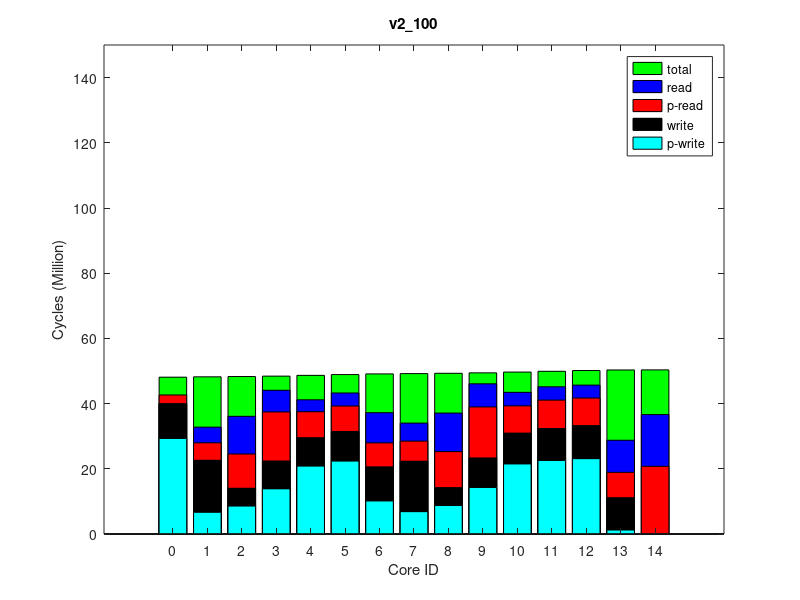

The MATLAB script that drew this image:
times(1, :, :) = [
2645584, 49279613, 0
5350040, 49395428, 0
10517350, 49486380, 0
15051409, 49610348, 0
7962850, 49852943, 0
7806732, 50102040, 0
7346515, 50316048, 0
6158164, 50408367, 0
11044118, 50508706, 0
15640602, 50645132, 0
8356115, 50890447, 0
8713567, 51138704, 0
8454103, 51376617, 0
7769239, 51555501, 0
20095145, 51580146, 0
];
times(2, :, :) = [
2645584, 49088165, 0
5352216, 49203153, 0
10516664, 49293999, 0
15053669, 49417302, 0
7964612, 49658514, 0
7805622, 49906078, 0
7345231, 50118637, 0
6157428, 50210983, 0
11044101, 50310551, 0
15642763, 50446409, 0
8362089, 50690194, 0
8717306, 50936984, 0
8454606, 51174147, 0
7769113, 51351701, 0
20830142, 51376343, 0
];
times(3, :, :) = [
2645584, 49087759, 0
5352519, 49202715, 0
10517170, 49293657, 0
15053675, 49416916, 0
7962718, 49658142, 0
7805584, 49905762, 0
7345064, 50118233, 0
6157935, 50210629, 0
11044894, 50310167, 0
15642584, 50446013, 0
8362554, 50689800, 0
8717656, 50936591, 0
8454763, 51173770, 0
7768955, 51351336, 0
20829790, 51375983, 0
];
times(4, :, :) = [
2645584, 49088170, 0
5352365, 49203119, 0
10517557, 49294042, 0
15054095, 49417377, 0
7965426, 49658505, 0
7805698, 49906096, 0
7347281, 50118536, 0
6159722, 50210936, 0
11044118, 50310540, 0
15642859, 50446387, 0
8362515, 50690191, 0
8717424, 50936942, 0
8454854, 51174123, 0
7769008, 51351687, 0
20830142, 51376326, 0
];
times(5, :, :) = [
2645584, 49088083, 0
5352770, 49203102, 0
10516596, 49293997, 0
15053514, 49417285, 0
7964492, 49658543, 0
7805341, 49906085, 0
7347724, 50118566, 0
6160235, 50210934, 0
11044685, 50310503, 0
15642562, 50446344, 0
8362542, 50690138, 0
8717493, 50936889, 0
8454592, 51174092, 0
7769071, 51351672, 0
20830144, 51376303, 0
];
times(6, :, :) = [
2645584, 49087792, 0
5352511, 49202787, 0
10517896, 49293719, 0
15054456, 49416939, 0
7964987, 49658203, 0
7805617, 49905775, 0
7349689, 50118266, 0
6161464, 50210660, 0
11044506, 50310236, 0
15642485, 50446083, 0
8362624, 50689889, 0
8717484, 50936654, 0
8454455, 51173842, 0
7768980, 51351431, 0
20829896, 51376069, 0
];
times(7, :, :) = [
2645584, 49087843, 0
5351755, 49202806, 0
10517062, 49293725, 0
15053546, 49416946, 0
7965283, 49658220, 0
7807669, 49905817, 0
7346313, 50118293, 0
6158457, 50210635, 0
11044589, 50310243, 0
15642250, 50446111, 0
8363059, 50689928, 0
8717416, 50936687, 0
8454424, 51173873, 0
7768909, 51351422, 0
20829957, 51376065, 0
];
times(8, :, :) = [
2645584, 49088251, 0
5352443, 49203234, 0
10517316, 49294163, 0
15053858, 49417405, 0
7964539, 49658624, 0
7805441, 49906134, 0
7347339, 50118667, 0
6158870, 50211092, 0
11043932, 50310686, 0
15642671, 50446567, 0
8362190, 50690402, 0
8717518, 50937164, 0
8454704, 51174348, 0
7769043, 51351920, 0
20830383, 51376574, 0
];
times(9, :, :) = [
2645584, 49087811, 0
5353091, 49202758, 0
10517387, 49293684, 0
15053705, 49416974, 0
7964807, 49656545, 0
7805099, 49905803, 0
7343436, 50118285, 0
6156680, 50210691, 0
11044742, 50310287, 0
15642300, 50446100, 0
8362560, 50689937, 0
8717603, 50936694, 0
8454365, 51173889, 0
7769048, 51351474, 0
20829948, 51376127, 0
];
times(10, :, :) = [
2645584, 49088276, 0
5352559, 49203303, 0
10516870, 49294167, 0
15053335, 49417396, 0
7964039, 49658685, 0
7805377, 49906246, 0
7345399, 50118731, 0
6157880, 50211125, 0
11044230, 50310677, 0
15642332, 50446568, 0
8362866, 50690404, 0
8717645, 50937194, 0
8454860, 51174361, 0
7769135, 51351930, 0
20830414, 51376569, 0
];
ave_times = round(squeeze(mean(times)));
format long g, ave_times
std_times = round(squeeze(std(times)));
format long g, std_times
polling_read_times = ave_times;
times(1, :, :) = [
29478254, 48297271, 0
6828153, 48410690, 0
8756375, 48500191, 0
14051432, 48621328, 0
21013173, 48858613, 0
22540334, 49101805, 0
10313880, 49311057, 0
7031803, 49401579, 0
8925524, 49499560, 0
14460633, 49633421, 0
21677125, 49872982, 0
22739421, 50115724, 0
23293885, 50349192, 0
1406249, 50523911, 0
0, 50547504, 0
];
times(2, :, :) = [
29285402, 48105014, 0
6634973, 48217641, 0
8557623, 48307226, 0
13842448, 48427609, 0
20808447, 48663572, 0
22341624, 48905268, 0
10117329, 49113020, 0
6832833, 49203534, 0
8721402, 49300786, 0
14252846, 49434012, 0
21469758, 49672096, 0
22532978, 49913339, 0
23089255, 50146064, 0
1198412, 50319456, 0
0, 50343084, 0
];
times(3, :, :) = [
29284839, 48104314, 0
6631886, 48216942, 0
8554334, 48306439, 0
13843330, 48426852, 0
20810088, 48662760, 0
22340915, 48904460, 0
10117100, 49112204, 0
6832343, 49202798, 0
8720673, 49300029, 0
14252199, 49433218, 0
21469659, 49671313, 0
22532828, 49912569, 0
23089525, 50145308, 0
1198412, 50318713, 0
0, 50342339, 0
];
times(4, :, :) = [
29285452, 48104788, 0
6627354, 48217402, 0
8549839, 48306891, 0
13841531, 48427382, 0
20800645, 48663217, 0
22337816, 48904959, 0
10116624, 49112653, 0
6832288, 49203200, 0
8720780, 49300425, 0
14252703, 49433676, 0
21469795, 49671772, 0
22532853, 49912986, 0
23089117, 50145707, 0
1198412, 50319072, 0
0, 50342686, 0
];
times(5, :, :) = [
29284190, 48104205, 0
6630470, 48216797, 0
8552705, 48306302, 0
13840839, 48426712, 0
20801343, 48662679, 0
22338832, 48904366, 0
10116700, 49112073, 0
6832286, 49202606, 0
8720793, 49299842, 0
14252167, 49433057, 0
21469777, 49671163, 0
22533233, 49912387, 0
23089726, 50145146, 0
1198412, 50318530, 0
0, 50342140, 0
];
times(6, :, :) = [
29284581, 48104529, 0
6631453, 48217198, 0
8553515, 48306682, 0
13841626, 48427129, 0
20807701, 48662974, 0
22342492, 48904705, 0
10116992, 49112485, 0
6832655, 49203031, 0
8720867, 49300257, 0
14251581, 49433469, 0
21469036, 49671622, 0
22532837, 49912869, 0
23089232, 50145594, 0
1198412, 50318983, 0
0, 50342590, 0
];
times(7, :, :) = [
29284141, 48103972, 0
6628280, 48216602, 0
8550837, 48306088, 0
13841446, 48426481, 0
20805264, 48662358, 0
22342878, 48904104, 0
10116766, 49111811, 0
6832456, 49202368, 0
8720770, 49299596, 0
14252560, 49432804, 0
21469642, 49670917, 0
22532849, 49912149, 0
23089296, 50144895, 0
1198412, 50318292, 0
0, 50341904, 0
];
times(8, :, :) = [
29284895, 48104986, 0
6632779, 48217572, 0
8554737, 48307214, 0
13841225, 48427583, 0
20803775, 48663420, 0
22341102, 48905223, 0
10116810, 49112956, 0
6832708, 49203476, 0
8721358, 49300742, 0
14253060, 49433961, 0
21469827, 49672107, 0
22532781, 49913327, 0
23089161, 50146101, 0
1198412, 50319493, 0
0, 50343110, 0
];
times(9, :, :) = [
29285008, 48104962, 0
6629063, 48217648, 0
8551566, 48307235, 0
13842594, 48427609, 0
20810782, 48663502, 0
22341192, 48905274, 0
10116883, 49113013, 0
6832030, 49203556, 0
8720000, 49300837, 0
14250846, 49434053, 0
21468598, 49672213, 0
22532755, 49913443, 0
23089630, 50146190, 0
1198413, 50319576, 0
0, 50343203, 0
];
times(10, :, :) = [
29284192, 48103710, 0
6628200, 48216384, 0
8550087, 48305953, 0
13838891, 48426372, 0
20804192, 48662266, 0
22343035, 48904028, 0
10116040, 49111748, 0
6831793, 49202315, 0
8720338, 49299504, 0
14251871, 49432646, 0
21468737, 49670795, 0
22532355, 49912042, 0
23088721, 50144791, 0
1198412, 50318181, 0
0, 50341798, 0
];
ave_times = round(squeeze(mean(times)));
format long g, ave_times
std_times = round(squeeze(std(times)));
format long g, std_times
polling_write_times = ave_times;
times(1, :, :) = [
0, 66210048, 0
10161465, 66371246, 64000
22070654, 66482951, 128000
21696858, 66656375, 64000
11630548, 66988768, 64000
11804796, 67335449, 64000
16608322, 67629805, 128000
11683329, 67750481, 64000
22856910, 67888983, 128000
22738154, 68074091, 64000
12502728, 68414147, 64000
12813194, 68757599, 64000
12417594, 69071234, 64000
17614965, 69325870, 128000
35974171, 69369887, 250000
];
times(2, :, :) = [
0, 66021873, 0
10157266, 66182300, 64000
22069684, 66294010, 128000
21701001, 66466731, 64000
11631866, 66797657, 64000
11804946, 67142953, 64000
16608014, 67435780, 128000
11688845, 67556453, 64000
22862632, 67694178, 128000
22743028, 67878680, 64000
12509054, 68217289, 64000
12814995, 68559300, 64000
12418587, 68872205, 64000
17614695, 69125542, 128000
36709444, 69169547, 250000
];
times(3, :, :) = [
0, 66021815, 0
10157360, 66182261, 64000
22070434, 66294071, 128000
21701810, 66466697, 64000
11632110, 66797620, 64000
11805188, 67142892, 64000
16608057, 67435791, 128000
11688481, 67556468, 64000
22861929, 67694228, 128000
22743393, 67878679, 64000
12509494, 68217269, 64000
12815092, 68559266, 64000
12418347, 68872174, 64000
17614639, 69125531, 128000
36709460, 69169544, 250000
];
times(4, :, :) = [
0, 66022284, 0
10157492, 66182648, 64000
22070492, 66294423, 128000
21701018, 66467122, 64000
11632166, 66797986, 64000
11805724, 67143277, 64000
16608113, 67436210, 128000
11689280, 67556856, 64000
22861826, 67694587, 128000
22743154, 67879114, 64000
12509018, 68217718, 64000
12815122, 68559663, 64000
12418509, 68872562, 64000
17614757, 69125914, 128000
36709725, 69169918, 250000
];
times(5, :, :) = [
0, 66022237, 0
10157448, 66182650, 64000
22070602, 66294318, 128000
21701711, 66467096, 64000
11632038, 66797942, 64000
11805948, 67143256, 64000
16607748, 67436103, 128000
11689000, 67556835, 64000
22861400, 67694588, 128000
22743455, 67879027, 64000
12508308, 68217640, 64000
12815155, 68559639, 64000
12418503, 68872574, 64000
17614886, 69125924, 128000
36709713, 69169939, 250000
];
times(6, :, :) = [
0, 66022074, 0
10157506, 66182493, 64000
22071344, 66294269, 128000
21701873, 66466929, 64000
11633116, 66797749, 64000
11805546, 67143117, 64000
16608197, 67435937, 128000
11688617, 67556643, 64000
22861921, 67694349, 128000
22743465, 67878905, 64000
12508740, 68217478, 64000
12815468, 68559473, 64000
12418706, 68872424, 64000
17614842, 69125767, 128000
36709705, 69169777, 250000
];
times(7, :, :) = [
0, 66022038, 0
10157403, 66182450, 64000
22069806, 66294224, 128000
21700730, 66466921, 64000
11632094, 66797924, 64000
11805509, 67143155, 64000
16607940, 67436010, 128000
11689075, 67556703, 64000
22862337, 67694428, 128000
22743520, 67878943, 64000
12509137, 68217548, 64000
12815431, 68559532, 64000
12418645, 68872466, 64000
17614971, 69125821, 128000
36709613, 69169829, 250000
];
times(8, :, :) = [
0, 66022229, 0
10157882, 66182638, 64000
22070046, 66294331, 128000
21701177, 66467016, 64000
11631393, 66797948, 64000
11805335, 67143178, 64000
16607991, 67436079, 128000
11689175, 67556828, 64000
22862434, 67694517, 128000
22743564, 67879053, 64000
12509107, 68217641, 64000
12815194, 68559622, 64000
12418100, 68872524, 64000
17615051, 69125875, 128000
36709676, 69169875, 250000
];
times(9, :, :) = [
0, 66021989, 0
10157054, 66182372, 64000
22069728, 66294114, 128000
21701268, 66466839, 64000
11632274, 66797762, 64000
11805926, 67142975, 64000
16607988, 67435928, 128000
11688817, 67556610, 64000
22862222, 67694365, 128000
22743399, 67878880, 64000
12508504, 68217486, 64000
12815340, 68559481, 64000
12418433, 68872390, 64000
17614727, 69125724, 128000
36709622, 69169741, 250000
];
times(10, :, :) = [
0, 66022311, 0
10156868, 66182732, 64000
22069623, 66294434, 128000
21700613, 66467132, 64000
11632228, 66798054, 64000
11805997, 67143263, 64000
16607994, 67436082, 128000
11688980, 67556796, 64000
22861771, 67694563, 128000
22743164, 67879062, 64000
12508991, 68217644, 64000
12815375, 68559663, 64000
12418108, 68872546, 64000
17614889, 69125898, 128000
36709807, 69169904, 250000
];
ave_times = round(squeeze(mean(times)));
format long g, ave_times
std_times = round(squeeze(std(times)));
format long g, std_times
read_times = ave_times;
times(1, :, :) = [
0, 48276605, 0
0, 48389882, 0
0, 48479408, 0
0, 48600543, 0
0, 48837742, 0
0, 49080720, 0
0, 49289857, 0
0, 49380329, 0
0, 49478214, 0
0, 49611896, 0
0, 49851324, 0
0, 50094092, 0
0, 50327626, 0
0, 50502134, 0
0, 50525773, 0
];
times(2, :, :) = [
0, 48085489, 0
0, 48198025, 0
0, 48287571, 0
0, 48407961, 0
0, 48643858, 0
0, 48885343, 0
0, 49092896, 0
0, 49183444, 0
0, 49280587, 0
0, 49413606, 0
0, 49651562, 0
0, 49892837, 0
0, 50125657, 0
0, 50298866, 0
0, 50322491, 0
];
times(3, :, :) = [
0, 48085505, 0
0, 48198040, 0
0, 48287606, 0
0, 48408012, 0
0, 48643881, 0
0, 48885429, 0
0, 49093008, 0
0, 49183531, 0
0, 49280658, 0
0, 49413717, 0
0, 49651634, 0
0, 49892927, 0
0, 50125744, 0
0, 50298971, 0
0, 50322596, 0
];
times(4, :, :) = [
0, 48084721, 0
0, 48197340, 0
0, 48286736, 0
0, 48407129, 0
0, 48643013, 0
0, 48884572, 0
0, 49092189, 0
0, 49182625, 0
0, 49279784, 0
0, 49412790, 0
0, 49650692, 0
0, 49892015, 0
0, 50124785, 0
0, 50298000, 0
0, 50321632, 0
];
times(5, :, :) = [
0, 48086286, 0
0, 48198913, 0
0, 48288393, 0
0, 48408859, 0
0, 48644713, 0
0, 48886286, 0
0, 49093832, 0
0, 49184338, 0
0, 49281497, 0
0, 49414539, 0
0, 49652522, 0
0, 49893815, 0
0, 50126629, 0
0, 50299855, 0
0, 50323483, 0
];
times(6, :, :) = [
0, 48085491, 0
0, 48198045, 0
0, 48287435, 0
0, 48407867, 0
0, 48643679, 0
0, 48885228, 0
0, 49092839, 0
0, 49183386, 0
0, 49280512, 0
0, 49413537, 0
0, 49651455, 0
0, 49892721, 0
0, 50125527, 0
0, 50298739, 0
0, 50322352, 0
];
times(7, :, :) = [
0, 48086124, 0
0, 48198687, 0
0, 48288103, 0
0, 48408535, 0
0, 48644356, 0
0, 48885963, 0
0, 49093528, 0
0, 49184102, 0
0, 49281217, 0
0, 49414288, 0
0, 49652242, 0
0, 49893544, 0
0, 50126358, 0
0, 50299566, 0
0, 50323197, 0
];
times(8, :, :) = [
0, 48085859, 0
0, 48198580, 0
0, 48287885, 0
0, 48408340, 0
0, 48644120, 0
0, 48885760, 0
0, 49093314, 0
0, 49183840, 0
0, 49280971, 0
0, 49413985, 0
0, 49651917, 0
0, 49893239, 0
0, 50126046, 0
0, 50299243, 0
0, 50322862, 0
];
times(9, :, :) = [
0, 48085793, 0
0, 48198356, 0
0, 48287908, 0
0, 48408229, 0
0, 48644138, 0
0, 48885670, 0
0, 49093293, 0
0, 49183779, 0
0, 49280940, 0
0, 49413985, 0
0, 49651917, 0
0, 49893242, 0
0, 50126066, 0
0, 50299277, 0
0, 50322907, 0
];
times(10, :, :) = [
0, 48084786, 0
0, 48197450, 0
0, 48286765, 0
0, 48407203, 0
0, 48643076, 0
0, 48884598, 0
0, 49092219, 0
0, 49182741, 0
0, 49279846, 0
0, 49412926, 0
0, 49650865, 0
0, 49892184, 0
0, 50124976, 0
0, 50298201, 0
0, 50321835, 0
];
ave_times = round(squeeze(mean(times)));
format long g, ave_times
std_times = round(squeeze(std(times)));
format long g, std_times
total_times = ave_times;
times(1, :, :) = [
40185693, 53242400, 64000
22696231, 53353877, 128000
14129214, 53457579, 64000
22586437, 53576762, 64000
29863997, 53826596, 64000
31671918, 54079800, 64000
20792221, 54286437, 64000
22487798, 54376373, 128000
14334134, 54477916, 64000
23488090, 54621491, 64000
31197314, 54868456, 64000
32588772, 55118527, 64000
33454611, 55364883, 64000
11357121, 55553540, 64000
0, 55577142, 0
];
times(2, :, :) = [
39982341, 53039066, 64000
22609733, 53156114, 128000
14020781, 53252551, 64000
22369032, 53378693, 64000
29507040, 53624492, 64000
31448155, 53867236, 64000
20589102, 54083960, 64000
22310242, 54169729, 128000
14234511, 54272225, 64000
23329134, 54413736, 64000
30914420, 54659652, 64000
32318035, 54908596, 64000
33225663, 55154157, 64000
11120050, 55342005, 64000
0, 55365626, 0
];
times(3, :, :) = [
39981598, 53038323, 64000
22603785, 53155877, 128000
14010600, 53252377, 64000
22358094, 53378800, 64000
29508793, 53624043, 64000
31423802, 53866511, 64000
20588362, 54083188, 64000
22311197, 54169012, 128000
14209446, 54271771, 64000
23307146, 54413220, 64000
30920765, 54659096, 64000
32324995, 54908027, 64000
33228641, 55153614, 64000
11120080, 55341469, 64000
0, 55365077, 0
];
times(4, :, :) = [
39982278, 53038994, 64000
22613927, 53156223, 128000
14023398, 53252727, 64000
22369809, 53378906, 64000
29513227, 53624291, 64000
31437192, 53866993, 64000
20589067, 54083765, 64000
22313106, 54169548, 128000
14223314, 54272018, 64000
23319998, 54413515, 64000
30920618, 54659440, 64000
32321207, 54908356, 64000
33231261, 55153948, 64000
11120194, 55341770, 64000
0, 55365376, 0
];
times(5, :, :) = [
39982511, 53039218, 64000
22609562, 53156558, 128000
14016624, 53253053, 64000
22362753, 53379462, 64000
29505702, 53624350, 64000
31429486, 53867113, 64000
20588724, 54083766, 64000
22312511, 54169554, 128000
14222746, 54272348, 64000
23317561, 54413798, 64000
30919436, 54659743, 64000
32323890, 54908639, 64000
33227484, 55154238, 64000
11120245, 55342095, 64000
0, 55365703, 0
];
times(6, :, :) = [
39982387, 53039118, 64000
22608413, 53156665, 128000
14019732, 53253105, 64000
22368989, 53379298, 64000
29509395, 53625067, 64000
31412458, 53868043, 64000
20589707, 54084513, 64000
22314462, 54170320, 128000
14209232, 54272481, 64000
23307009, 54413979, 64000
30925274, 54659900, 64000
32330832, 54908812, 64000
33231202, 55154425, 64000
11120146, 55342272, 64000
0, 55365879, 0
];
times(7, :, :) = [
39982039, 53038782, 64000
22615005, 53156252, 128000
14013255, 53252746, 64000
22353872, 53379110, 64000
29511931, 53624384, 64000
31430802, 53867137, 64000
20589297, 54083854, 64000
22312353, 54169606, 128000
14229635, 54272016, 64000
23326692, 54413536, 64000
30925515, 54659422, 64000
32327814, 54908353, 64000
33231310, 55153953, 64000
11119784, 55341779, 64000
0, 55365394, 0
];
times(8, :, :) = [
39982210, 53038991, 64000
22611650, 53156848, 128000
14017924, 53253337, 64000
22364006, 53379490, 64000
29508420, 53624629, 64000
31430434, 53867649, 64000
20589641, 54084073, 64000
22314367, 54169851, 128000
14220361, 54272314, 64000
23316146, 54413834, 64000
30920318, 54659730, 64000
32325562, 54908624, 64000
33230038, 55154198, 64000
11120103, 55342045, 64000
0, 55365639, 0
];
times(9, :, :) = [
39981976, 53038683, 64000
22606633, 53156523, 128000
14015652, 53253022, 64000
22359602, 53379468, 64000
29508187, 53624054, 64000
31394971, 53866797, 64000
20588112, 54083485, 64000
22311845, 54169264, 128000
14234487, 54272144, 64000
23337717, 54413582, 64000
30929587, 54659541, 64000
32335007, 54908426, 64000
33232740, 55154028, 64000
11120229, 55341882, 64000
0, 55365492, 0
];
times(10, :, :) = [
39981999, 53038724, 64000
22607925, 53156564, 128000
14019395, 53253065, 64000
22363887, 53379252, 64000
29505803, 53624674, 64000
31456842, 53867388, 64000
20588948, 54083816, 64000
22312451, 54169586, 128000
14223450, 54272145, 64000
23313909, 54413613, 64000
30914688, 54659563, 64000
32315390, 54908462, 64000
33225655, 55154040, 64000
11120090, 55341889, 64000
0, 55365495, 0
];
ave_times = round(squeeze(mean(times)));
format long g, ave_times
std_times = round(squeeze(std(times)));
format long g, std_times
write_times = ave_times;
mytitle = 'v2\_100';
% order = [1 2 3 4 8 7 6 5 9 10 11 12 15 14 13];
order = 1:15;

total_times = total_times(:, 2)(order);

read_times = read_times(:, 1)(order);
write_times = write_times(:, 1)(order);

polling_read_times = polling_read_times(:, 1)(order);
polling_write_times = polling_write_times(:, 1)(order);

total_times /= 1000000;

read_times /= 1000000;
write_times /= 1000000;

polling_read_times /= 1000000;
polling_write_times /= 1000000;

% laying read on top of write
read_times += write_times;
polling_read_times += write_times;

figure(1);
clf()
% set(gcf, 'Position', get(0,'Screensize'));
% set(gcf,'units','normalized','outerposition',[0 0 1 1])
bar(0:14, total_times,'g');
hold on;
bar(0:14, read_times,'b');
bar(0:14, polling_read_times,'r');
bar(0:14, write_times,'k');
bar(0:14, polling_write_times,'c');
hold off

axis([-2 16 0 150])
% axis([-1 15])
set(gca,'XTick',0:14);
% set(gca,'xticklabel',{ '0'; '1'; '2'; '3'; '7'; '6'; '5'; '4'; '8'; '9'; '10'; '11'; '15'; '14'; '13' })

xlabel('Core ID')
ylabel('Cycles (Million)')

legend('total', 'read', 'p-read', 'write', 'p-write')
title(mytitle)
print(1, strcat(mytitle, '.png'))
